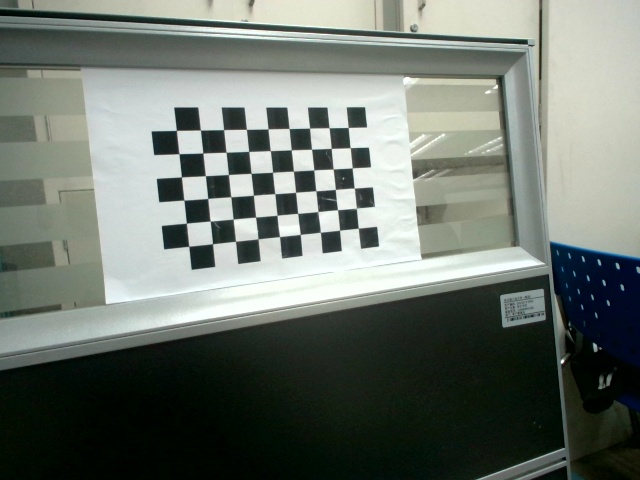
#> input picture Raspi/aruco/chess_pictures2/img1.jpg, 640 x 480 px; its folder holds 5 pictures in this run; the run also reads 1 picture not shown here
$ python calibrate_camera.py
#> lines starting #> are read from the running program, lines starting #| are printed output that depends on the picture; after the words box and inside, x2 and y2 are one past the last pixel; in counts of white or black regions, pixels touching at a corner belong together
# coding=utf-8
# /usr/bin/python3
"""
相机标定
"""
import cv2
import numpy as np
import glob

## 1.找棋盘角点
print("1.找棋盘角点")
# 设置寻找亚像素角点的参数，采用的停止准则是最大循环次数30和最大误差容限0.001
criteria = (cv2.TERM_CRITERIA_EPS + cv2.TERM_CRITERIA_MAX_ITER, 30, 0.001) # 阈值
# 棋盘角点数
w = 9   # 宽度方向 10 - 1
h = 6   # 高度方向 7  - 1
# 世界坐标系中的棋盘角点的索引,例如(0,0,0), (1,0,0), (2,0,0) ....,(8,5,0)，去掉Z坐标，记为二维矩阵
objp = np.zeros((w*h,3), np.float32)
objp[:,:2] = np.mgrid[0:w,0:h].T.reshape(-1,2) # mgrid是生成角点的索引，T是转置，reshape转成n行2列
objp = objp * 20.0  # 20.0mm是每个格子的边长，所以最终objp是实际图像各角点的坐标

# 初始化储存棋盘角点坐标的列表
objpoints = [] # 在世界坐标系中的三维点
imgpoints = [] # 在图像平面的二维点
# 加载所有棋盘图片
images = glob.glob('./chess_pictures2/*.jpg')

i = 0
for fname in images:
    img = cv2.imread(fname)
#> img is the input picture: shape (480, 640, 3); mean B, G, R 109.9, 117.6, 110
    h1, w1 = img.shape[:2] # 获取图像的高和宽(720,1280)
#> h1 = 480; w1 = 640
    gray = cv2.cvtColor(img,cv2.COLOR_BGR2GRAY) # 图像灰度化
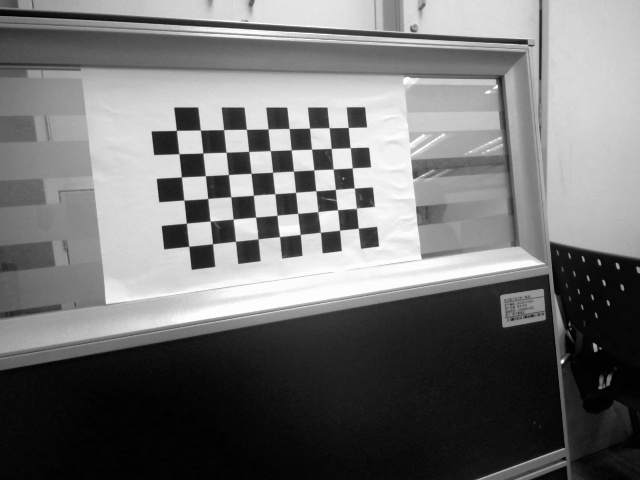
#> gray: shape (480, 640); min 0, max 255, mean 114.5
    ret, corners = cv2.findChessboardCorners(gray, (w,h), None) # 寻找棋盘角点
#> ret = True; corners = 54 rows, first 8: [358.2, 228.2], [339.5, 230.2], [320.3, 232.3], [300.3, 234.5], [279.5, 236.6], [258.1, 238.8], [235.4, 241.3], [212.5, 243.7]
    # 如果找到足够点对，将其存储起来
    if ret == True:
        print("i:", i)
        i = i+1
        # 在原角点的基础上寻找亚像素角点
        cv2.cornerSubPix(gray, corners, (11,11), (-1,-1), criteria) # 最大搜索范围为窗口边长的一半，即11*2+1=23；最小范围不指定
        # 保存角点数据
        objpoints.append(objp)
        imgpoints.append(corners)
        # 将角点在图像上显示
        cv2.drawChessboardCorners(img, (w,h), corners, ret)
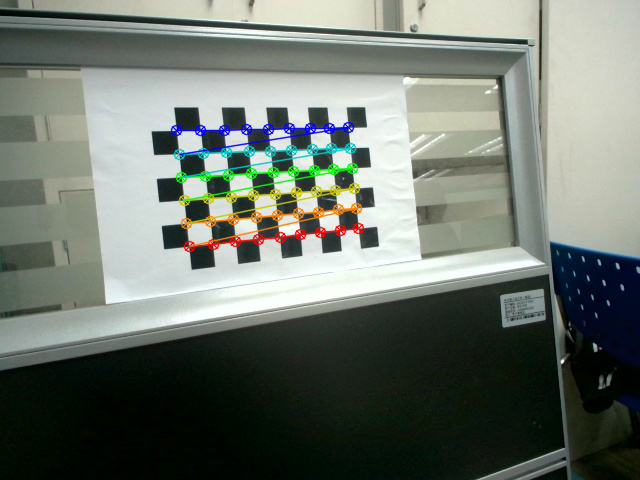
#> img: shape (480, 640, 3); 3.09% of pixels changed, all inside (x1, y1, x2, y2) = (170, 121, 365, 253)
        cv2.namedWindow('findCorners', cv2.WINDOW_NORMAL)
        cv2.resizeWindow('findCorners', 640, 480)
        cv2.imshow('findCorners', img)
        cv2.waitKey(200)
#> pass 2 of the loop `for fname in images:`:
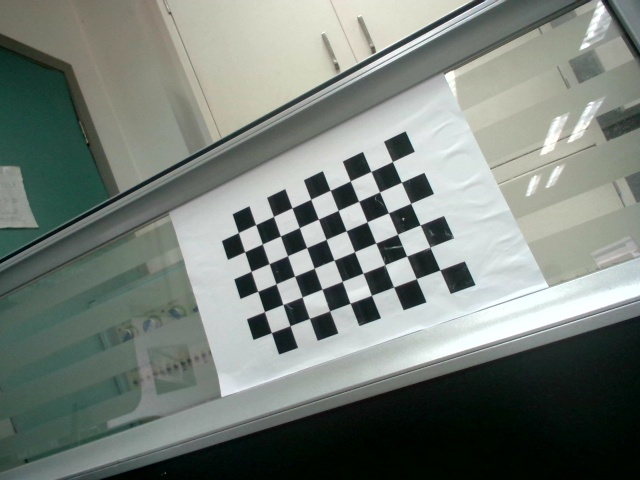
#> input picture Raspi/aruco/chess_pictures2/img10.jpg, 640 x 480 px
#> img is the input picture: shape (480, 640, 3); mean B, G, R 121.1, 127.6, 119.5
#> `gray = cv2.cvtColor(img,cv2.COLOR_BGR2GRAY)`:
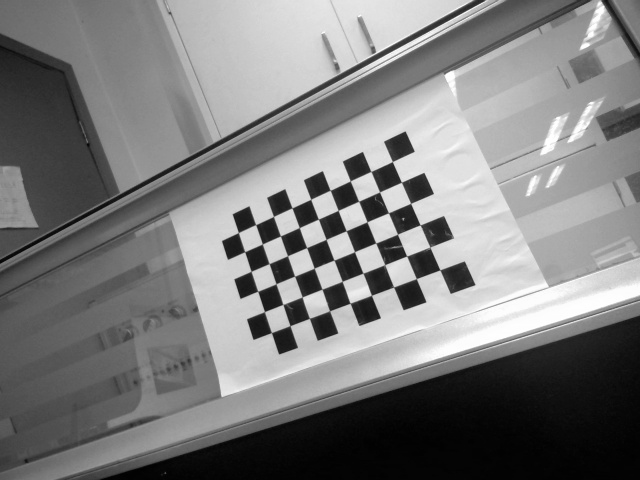
#> gray: shape (480, 640); min 0, max 255, mean 124.5
#> corners = 54 rows, first 8: [439.9, 269.9], [416.4, 278.6], [393.6, 287], [371.4, 295.3], [350.2, 303.1], [329.6, 310.8], [309.4, 318.3], [289.9, 325.7]
#> `cv2.drawChessboardCorners(img, (w,h), corners, ret)`:
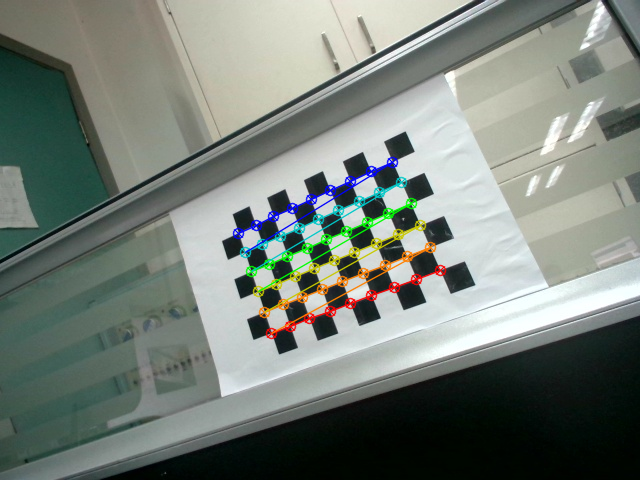
#> img: shape (480, 640, 3); 3.02% of pixels changed, all inside (x1, y1, x2, y2) = (232, 156, 447, 340)
#> pass 3 of the loop `for fname in images:`:
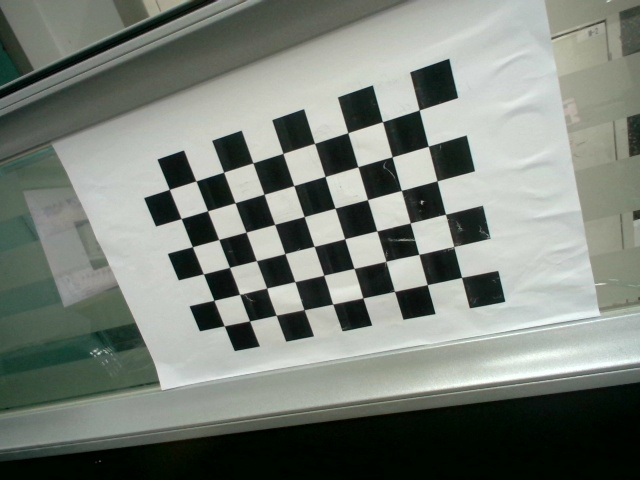
#> input picture Raspi/aruco/chess_pictures2/img11.jpg, 640 x 480 px
#> img is the input picture: shape (480, 640, 3); mean B, G, R 120, 127.8, 121.3
#> corners = 54 rows, first 8: [461.6, 277.3], [427.3, 284.7], [394.5, 291.3], [362.5, 297.7], [333.1, 304], [303.9, 309.6], [276.2, 315.2], [249.5, 320.8]
#> `cv2.drawChessboardCorners(img, (w,h), corners, ret)`:
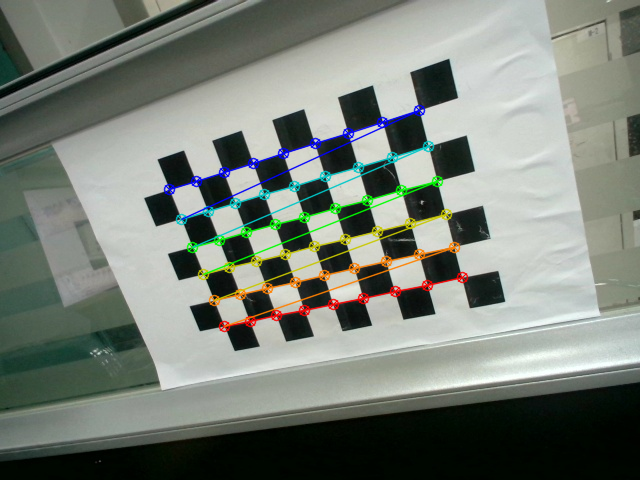
#> img: shape (480, 640, 3); 3.9% of pixels changed, all inside (x1, y1, x2, y2) = (163, 104, 469, 333)
#> the loop made 5 passes; the first 3 are shown

cv2.destroyAllWindows()


## 2.标定
print("2.标定")
ret, mtx, dist, rvecs, tvecs = \
    cv2.calibrateCamera(objpoints, imgpoints, gray.shape[::-1], None, None)
# ret - RMS重投影误差
# mtx - 相机矩阵/内参矩阵（3X3）
# dist - 畸变系数(k_1,k_2,p_1,p_2,k_3)
# rvecs - 旋转向量
# tvecs - 平移向量
print("ret:", ret)
print("相机矩阵（内参）:\n", mtx)
print("畸变系数:\n", dist)
print("旋转向量（外参）:\n", rvecs)
print("平移向量（外参）:\n", tvecs)


## 3.矫正
print("3.矫正")
ori_img = cv2.imread("./chess_pictures2/img10.jpg") # 待矫正的原始图片
cv2.imshow('ori_img', ori_img)
cv2.waitKey(0)
h1, w1 = ori_img.shape[:2] # 获取原图像的高和宽(720,1280)

new_mtx, roi = cv2.getOptimalNewCameraMatrix(mtx, dist, (w1,h1), 1.0, (w1,h1)) # 通过畸变参数矫正相机矩阵（内参），得到新的相机内参。

# 这里比例系数alpha=0，表示最小化不想要的像素（黑色部分），这样裁剪掉的部分就比较少
x, y, w2, h2 = roi # region of interest：0,0,<1280,<720，后面根据此尺寸裁剪
print("矫正后新的相机矩阵（内参）:\n", new_mtx)

# 方法一
dst1 = cv2.undistort(ori_img, mtx, dist, None, new_mtx)
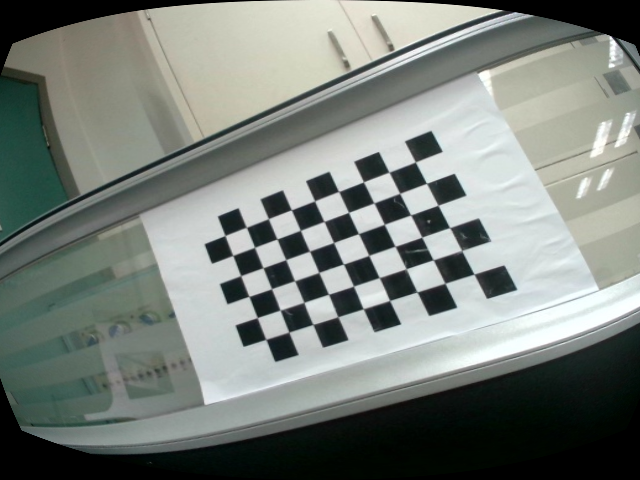
#> dst1: shape (480, 640, 3); mean B, G, R 122.7, 128.4, 121.8
if dst1 is None:
    print("dst1 is None")
    exit(-1)
else:
    cv2.imshow('dst1', dst1)
    cv2.waitKey(0)

# 方法二
mapx, mapy = cv2.initUndistortRectifyMap(mtx, dist, None, new_mtx, (w1,h1), 5)
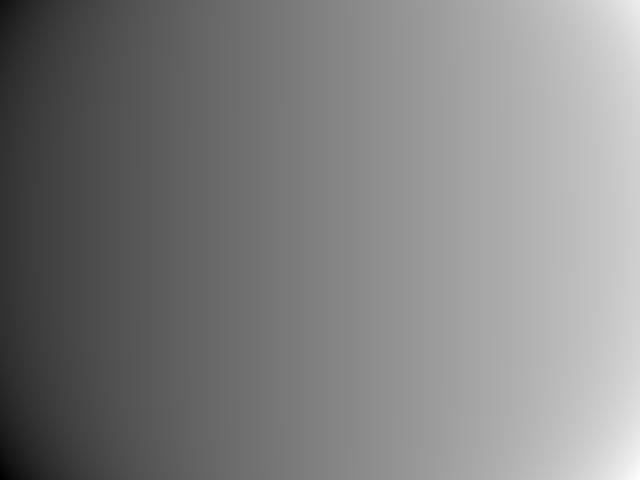
#> mapx: shape (480, 640) float32; min -142.5, max 758.8, mean 314.5; drawn with min black and max white
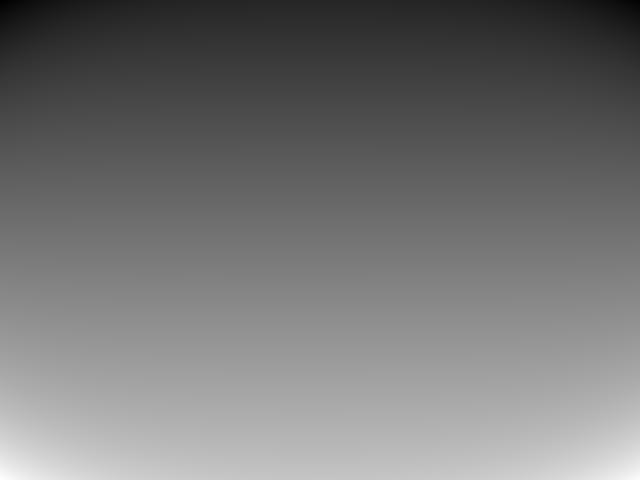
#> mapy: shape (480, 640) float32; min -114.9, max 653.4, mean 238.3; drawn with min black and max white
dst2 = cv2.remap(ori_img, mapx, mapy, cv2.INTER_LINEAR)
if dst2 is None:
    print("dst2 is None")
    exit(-1)
else:
    cv2.imshow('dst2', dst2)
    cv2.waitKey(0)

## 4.裁剪感兴趣的部分并保存
print("4.裁剪感兴趣的部分并保存")
dst1 = dst1[y:y+h2, x:x+w2]
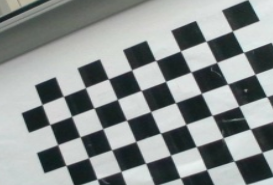
#> dst1: shape (185, 273, 3); mean B, G, R 142.3, 143.1, 137.3
dst2 = dst2[y:y+h2, x:x+w2]
#> dst2: shape (185, 273, 3)
cv2.imwrite("./calibrated_pictures/dst1.png", dst1)
cv2.imwrite("./calibrated_pictures/dst2.png", dst2)

cv2.destroyAllWindows()
